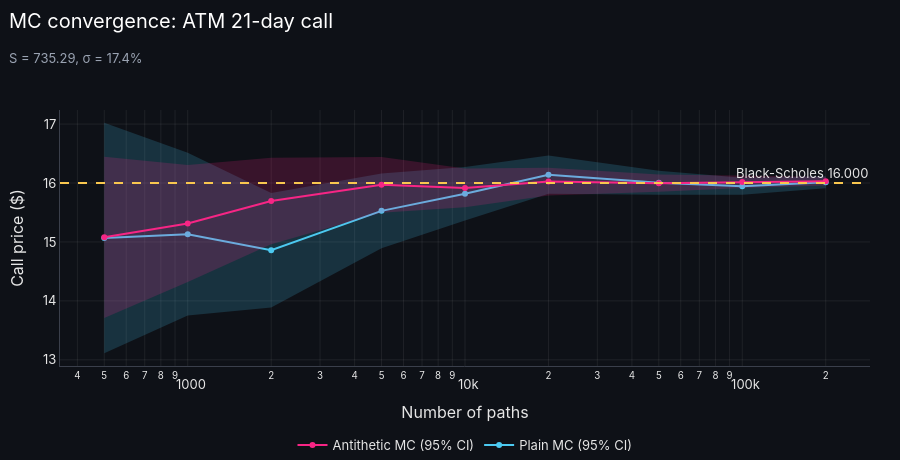

Notebook source saved alongside this figure:
### Markdown cell above
## 4. GBM Monte Carlo pricing engine
Monte Carlo under the risk-neutral GBM should converge to Black-Scholes. Antithetic variates (pairing each draw *Z* with −*Z*) cut the standard error for the same number of paths.

### Code cell
# Today's ATM 1-month call: Black-Scholes vs Monte Carlo (plain and antithetic) at growing path counts.
# The 95% bands should close in on the Black-Scholes line.
S0 = df['Close'].iloc[-1]
rf0 = df['rf'].iloc[-1]
sigma_f = vol['HAR-RV'].rename('sigma_f')     # HAR forecast vol, used as GBM's σ from here on
sig0 = sigma_f.iloc[-1]
K0 = S0                                       # at the money
T0 = HORIZON / TRADING_DAYS                   # option tenor in years
bs_call = float(bs_price(S0, K0, T0, rf0, sig0, kind='call'))

path_counts = [500, 1_000, 2_000, 5_000, 10_000, 20_000, 50_000, 100_000, 200_000]
rows = []
for n in path_counts:
    for label, antithetic in [('Plain MC', False), ('Antithetic MC', True)]:
        price, se = mc_option_price(S0, K0, T0, rf0, sig0, kind='call', n_paths=n, seed=SEED,
                                    antithetic=antithetic)
        rows.append({'n': n, 'method': label, 'price': price, 'se': se})
conv = pd.DataFrame(rows)

fig = go.Figure()
for i, (label, g) in enumerate(conv.groupby('method', sort=False)):
    add_band(fig, g['n'], g['price'] + 1.96 * g['se'], g['price'] - 1.96 * g['se'], PALETTE[i], 0.18)
    fig.add_scatter(x=g['n'], y=g['price'], mode='lines+markers', name=f'{label} (95% CI)',
                    line=dict(color=PALETTE[i]))
fig.add_hline(y=bs_call, line=dict(color=PALETTE[3], dash='dash'),
              annotation_text=f'Black-Scholes {bs_call:.3f}', annotation_position='top right')
fig.update_layout(title=func_lib.subtitled(f'MC convergence: ATM {HORIZON}-day call', f'S = {S0:.2f}, σ = {sig0:.1%}'), height=460,
                  xaxis=dict(title='Number of paths', type='log'), yaxis_title='Call price ($)',
                  hovermode='closest')
fig.show()

### Figure 1 — Plotly figure (JSON) as saved in the notebook; plotly's stock layout.template omitted (floating-point values rounded to 4 significant figures)
{"data": [{"hoverinfo": "skip", "line": {"width": 0}, "mode": "lines", "showlegend": false, "type": "scatter", "x": [500, 1000, 2000, 5000, 10000, 20000, 50000, 100000, 200000], "y": [17.02, 16.51, 15.83, 16.16, 16.27, 16.46, 16.21, 16.09, 16.12]}, {"fill": "tonexty", "fillcolor": "rgba(76,201,240,0.18)", "hoverinfo": "skip", "line": {"width": 0}, "mode": "lines", "showlegend": false, "type": "scatter", "x": [500, 1000, 2000, 5000, 10000, 20000, 50000, 100000, 200000], "y": [13.11, 13.75, 13.89, 14.89, 15.36, 15.82, 15.8, 15.8, 15.91]}, {"line": {"color": "#4CC9F0"}, "mode": "lines+markers", "name": "Plain MC (95% CI)", "type": "scatter", "x": [500, 1000, 2000, 5000, 10000, 20000, 50000, 100000, 200000], "y": [15.07, 15.13, 14.86, 15.53, 15.82, 16.14, 16.0, 15.95, 16.01]}, {"hoverinfo": "skip", "line": {"width": 0}, "mode": "lines", "showlegend": false, "type": "scatter", "x": [500, 1000, 2000, 5000, 10000, 20000, 50000, 100000, 200000], "y": [16.45, 16.3, 16.43, 16.44, 16.24, 16.26, 16.14, 16.12, 16.1]}, {"fill": "tonexty", "fillcolor": "rgba(247,37,133,0.18)", "hoverinfo": "skip", "line": {"width": 0}, "mode": "lines", "showlegend": false, "type": "scatter", "x": [500, 1000, 2000, 5000, 10000, 20000, 50000, 100000, 200000], "y": [13.71, 14.32, 14.96, 15.5, 15.59, 15.79, 15.85, 15.91, 15.96]}, {"line": {"color": "#F72585"}, "mode": "lines+markers", "name": "Antithetic MC (95% CI)", "type": "scatter", "x": [500, 1000, 2000, 5000, 10000, 20000, 50000, 100000, 200000], "y": [15.08, 15.31, 15.69, 15.97, 15.92, 16.02, 16.0, 16.02, 16.03]}], "layout": {"annotations": [{"showarrow": false, "text": "Black-Scholes 16.000", "x": 1, "xanchor": "right", "xref": "x domain", "y": 16.0, "yanchor": "bottom", "yref": "y"}], "height": 460, "hovermode": "closest", "shapes": [{"line": {"color": "#F9C74F", "dash": "dash"}, "type": "line", "x0": 0, "x1": 1, "xref": "x domain", "y0": 16.0, "y1": 16.0, "yref": "y"}], "title": {"subtitle": {"text": "S = 735.29, σ = 17.4%"}, "text": "MC convergence: ATM 21-day call"}, "xaxis": {"title": {"text": "Number of paths"}, "type": "log"}, "yaxis": {"title": {"text": "Call price ($)"}}}}
